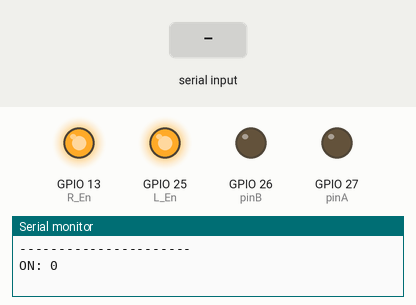
This sketch was run on a simulated ESP32. Parts: output pins drawn as LEDs (lit = HIGH), the last lines printed to the serial monitor. The inputs (shaded band) are chosen by the test bench.

Above: at 1.2 s.
1.3 s: "p" received over Serial
At 3.1 s:
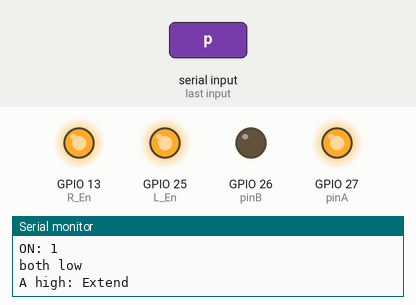
At 5.1 s:
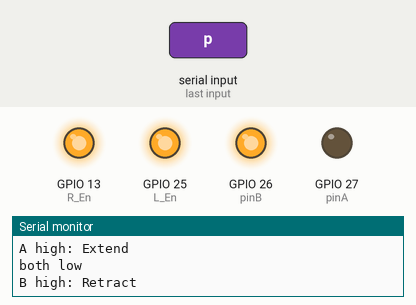
Timing chart, 0 to 12.8 s (numbered marks = the images above; inputs shaded):
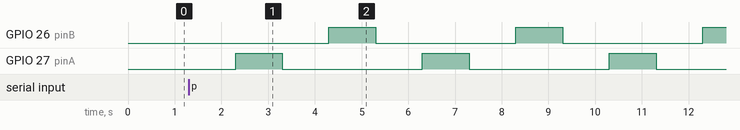

The sketch:

ActuatorCode.ino
```cpp
int pinA = 27;  // D4 = RPWM
int pinB = 26;  // D3 = LPWM

int L_En = 25;  //D2
int R_En = 13;  //D7
// D2 Len D7 Ren

bool on;
bool go;

void setup() {
  // put your setup code here, to run once:
  Serial.begin(9600);
  Serial.println("----------------------");
  pinMode(pinA, OUTPUT);
  pinMode(pinB, OUTPUT);

  pinMode(L_En, OUTPUT);
  pinMode(R_En, OUTPUT);

  disarmAll();
  armEnable();  // toggle Enables pins High

  on = false;
  go = true;
  Serial.print("ON: ");
  Serial.println(on);
}

int st = 1000;  // delay
//int aVal = 100;int bVal = 100;

void loop() {
  if (on) {
    digitalWrite(pinA, LOW);
    digitalWrite(pinB, LOW);
    Serial.println("both low");

    delay(st);

    //armEnable();

    digitalWrite(pinA, HIGH);
    Serial.print("A high: Extend");

    delay(st);
    if (!go) {
      Serial.print(" (enter 'r' to Retract)");
      while (Serial.read() != 'r'){}
      //Wait for request for retraction
    }
    Serial.println();

    digitalWrite(pinA, LOW);
    Serial.println("both low");

    delay(st);

    digitalWrite(pinB, HIGH);
    Serial.print("B high: Retract");

    delay(st);
    if (!go) {
      Serial.print(" (enter 'e' to extend)");
      while (Serial.read() != 'e'){}
      //Wait for request for extension
    }
    Serial.println();

    digitalWrite(pinB, LOW);
    Serial.println("----------------------");
  }

  char curr = Serial.read();
  if (curr == 'p') {
    //receiving the char p over serial pauses and unpauses the loop (this is functional)
    on = !on;
    Serial.print("ON: ");
    Serial.println(on);
  }

  else if (curr == 'g')
    go = !go;
}  //end loop

void disarmAll() {
  // the level shifters are on by default so we need to start with digital low
  digitalWrite(pinA, LOW);
  digitalWrite(pinB, LOW);

  disarmEnable();
}

void armEnable() {
  digitalWrite(L_En, HIGH);
  digitalWrite(R_En, HIGH);
}

void disarmEnable() {
  digitalWrite(L_En, LOW);
  digitalWrite(R_En, LOW);
}
```

Networking.ino
```cpp
/*
  void wifiSetup(){

    WiFi.begin(ssid, pass);
    IPAddress ip = WiFi.localIP();  //get the IP
    IPAddress vip = WiFi.localIP();  //get the IP
    Serial.println(ip);             //print IP so it can be easily added to the processing code


    while(ip == vip){
      WiFi.begin(ssid, pass);
      IPAddress vip = WiFi.localIP();  //get the IP
      Serial.println(vip);             //print IP so it can be easily added to the processing code
      if(vip != ip)
        break;
    }

    R4.begin();

  }

  void wifiLoop(){
    WiFiClient laptop = R4.available();

    while (laptop.available()) {  // if process
      char temp = laptop.read();
      command(temp, laptop);
    }
  }

  void command(char data, WiFiClient laptop){
    if( data == 'p')
      paused = !paused;
    else if(data == 's'){
      //prepare to receive 3 value updates: A B and t
      aVal = getInt(laptop);
      Serial.print("aVal set to: ");
      Serial.println(aVal);

      bVal = getInt(laptop);
      Serial.print("bVal set to: ");
      Serial.println(bVal);

      st = getInt(laptop);
      Serial.print("delay set to: ");
      st = st*1000;
      Serial.println(st);

    }
    else if (data == 'r'){
      count = 0;  //set counter to 0
      countR = 0;
    }
    else if ( data == 'l'){
      cycleTest = !cycleTest;
    }
    else if( data == 'a'){
      //set aVal to incoming integer
      aVal = getInt(laptop);
      Serial.print("aVal set to: ");
      Serial.println(aVal);
      cycleTest = false;
    }
    else if( data == 'b'){
      //set bVal to incoming integer
      bVal = getInt(laptop);
      Serial.print("bVal set to: ");
      Serial.println(bVal);
      cycleTest = false;
    }


  }

  int getInt(WiFiClient laptop){
    int temp = -1;
    while(temp == -1){
      temp = laptop.read();
    }
    return temp;
  }

  void sendUpdate(){
    WiFiClient laptop = R4.available();
    if(laptop.connected()){
      laptop.write('c');
      laptop.write(count);
    }
  }

  void a(int state) {
    state = floor(255 * state / 10);
    analogWrite(pinA, state);
  }  //set A to state percent power

  void b(int state) {
    state = floor(255 * state / 10);
    analogWrite(pinB, state);
  }

//*/
```

Measured:
- after the input at 1.3 s, GPIO 26 (pinB): alternates HIGH for 1.0 s and LOW for 3.0 s, starting after 3.0 s; GPIO 27 (pinA): alternates HIGH for 1.0 s and LOW for 3.0 s, starting after 1.0 s
